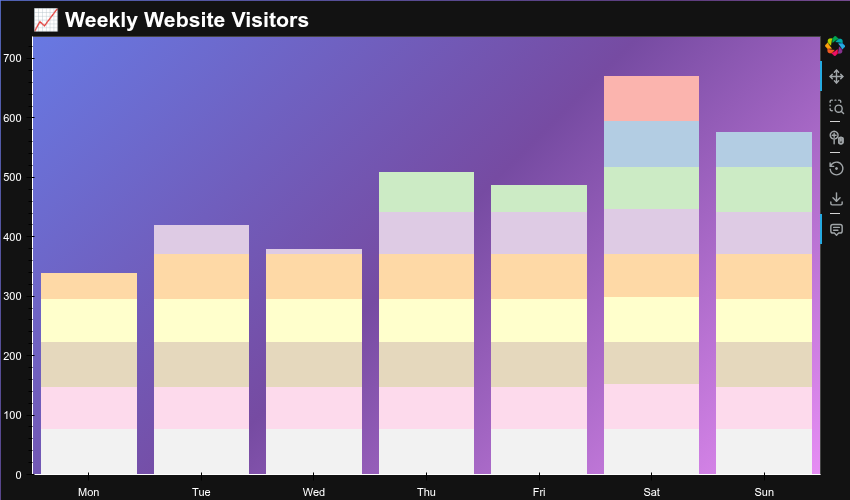

The Python source for this figure:
from bokeh_rocks import create_gradient_bar_chart, show, save_plot

categories5 = ['Mon', 'Tue', 'Wed', 'Thu', 'Fri', 'Sat', 'Sun']
values5 = [340, 420, 380, 510, 490, 670, 580]

chart5 = create_gradient_bar_chart(
    categories=categories5,
    values=values5,
    orientation="vertical",
    colormap="Pastel1_r",
    title="📈 Weekly Website Visitors",
    width=850,
    height=500,
    bar_thickness=0.85,
    gradient_resolution=150,  # Extra smooth
    background_gradient="linear-gradient(135deg, #667eea 0%, #764ba2 50%, #f093fb 100%)",
    theme="dark",
    show_grid=False,
    hover_template="Day: {cat} | Visitors: {val}"
)
show(chart5)
save_plot(chart5, "output/bar_16")
